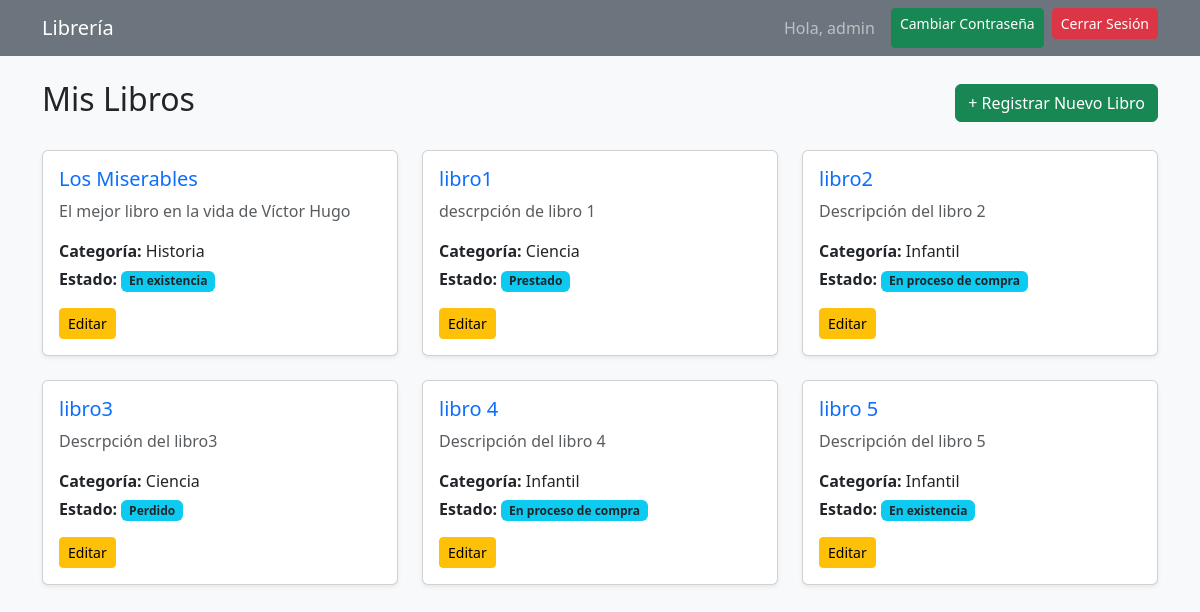
The app's page / (signed in) with its own data.
### libros/models.py (models this page shows, shortened)
class Libro(models.Model):
    titulo = models.CharField(max_length=200)
    descripcion = models.TextField()
    categoria = models.ForeignKey(Categoria, on_delete=models.CASCADE)
    estado = models.ForeignKey(Estado, on_delete=models.CASCADE)
    usuario = models.ForeignKey(User, on_delete=models.CASCADE)
    fecha_creacion = models.DateTimeField(auto_now_add=True)
    fecha_actualizacion = models.DateTimeField(auto_now=True)

class Categoria(models.Model):
    titulo = models.CharField(max_length=100)
    fecha_creacion = models.DateTimeField(auto_now_add=True)

class Estado(models.Model):
    titulo = models.CharField(max_length=100)
    fecha_creacion = models.DateTimeField(auto_now_add=True)

### libros/views.py (the view)
# urls.py: path('', LibroListView.as_view(), name='libro_list'),
class LibroListView(LoginRequiredMixin, ListView):
    model = Libro
    template_name = 'libros/libro_list.html'
    context_object_name = 'libros'
    paginate_by = 6
    def get_queryset(self):
        return Libro.objects.filter(usuario=self.request.user)

### libros/templates/libros/libro_list.html (shortened to what this page needs)
{% extends 'base.html' %}
{% block content %}
<div class="d-flex justify-content-between align-items-center mb-4">
    <h2>Mis Libros</h2>
    <a href="{% url 'libro_create' %}" class="btn btn-success">+ Registrar Nuevo Libro</a>
</div>
<div class="row">
    {% for libro in libros %}
    <div class="col-md-4 mb-4">
        <div class="card h-100 shadow-sm">
            <div class="card-body">
                <h5 class="card-title">
                    <a href="{% url 'libro_detail' libro.pk %}" class="text-decoration-none">{{ libro.titulo }}</a>
                </h5>
                <p class="card-text text-muted">{{ libro.descripcion|truncatewords:12 }}</p>
                <p class="mb-1"><strong>Categoría:</strong> {{ libro.categoria.titulo }}</p>
                <p class="mb-3"><strong>Estado:</strong> <span class="badge bg-info text-dark">{{ libro.estado.titulo }}</span></p>
                <a href="{% url 'libro_update' libro.pk %}" class="btn btn-warning btn-sm">Editar</a>
            </div>
        </div>
    </div>
    {% empty %}
    <div class="col-12">
        <div class="alert alert-info">No tienes libros registrados actualmente.</div>
    </div>
    {% endfor %}
</div>
{% endblock %}

### libros/templates/base.html (shortened to what this page needs)
<!DOCTYPE html>
<html lang="es">
<head>
    <link href="https://cdn.jsdelivr.net/npm/bootstrap@5.3.0/dist/css/bootstrap.min.css" rel="stylesheet">
</head>
<body class="bg-light">
    <nav class="navbar navbar-expand-lg navbar-dark bg-secondary mb-4">
        <div class="container">
            <a class="navbar-brand" href="{% url 'libro_list' %}">Librería</a>
            <div class="d-flex">
                {% if user.is_authenticated %}
                    <span class="navbar-text me-3">Hola, {{ user.username }}</span>
                    <a href="{% url 'cambiar_password' %}" class="btn btn-success btn-sm me-2">Cambiar Contraseña</a>
                    <form method="post" action="{% url 'logout' %}" class="d-inline">
                        <button type="submit" class="btn btn-danger btn-sm">Cerrar Sesión</button>
                    </form>
                {% else %}
                    <a href="{% url 'login' %}" class="btn btn-success text-white btn-sm me-2">Iniciar Sesión</a>
                    <a href="{% url 'registro' %}" class="btn btn-primary btn-sm">Registrarse</a>
                {% endif %}
            </div>
        </div>
    </nav>
    <div class="container">
        {% block content %}{% endblock %}
    </div>
</body>
</html>

### records on screen
Libro: titulo "Los Miserables", descripcion "El mejor libro en la vida de Víctor Hugo", categoria.titulo "Historia", estado.titulo "En existencia"
Libro: titulo "libro1", descripcion "descrpción de libro 1", categoria.titulo "Ciencia", estado.titulo "Prestado"
Libro: titulo "libro2", descripcion "Descripción del libro 2", categoria.titulo "Infantil", estado.titulo "En proceso de compra"
Libro: titulo "libro3", descripcion "Descrpción del libro3", categoria.titulo "Ciencia", estado.titulo "Perdido"
Libro: titulo "libro 4", descripcion "Descripción del libro 4", categoria.titulo "Infantil", estado.titulo "En proceso de compra"
Libro: titulo "libro 5", descripcion "Descripción del libro 5", categoria.titulo "Infantil", estado.titulo "En existencia"

### other values on screen
{{ user.username }} "admin"
